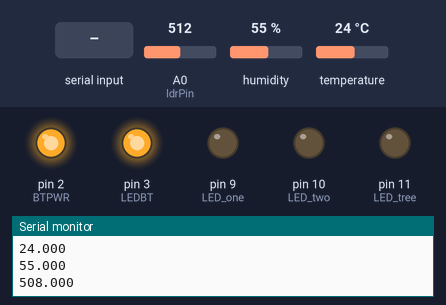
Recording of a sketch running on a simulated Arduino Uno, built with avr-gcc and run on an emulated ATmega328P. Shown: output pins drawn as LEDs (lit = HIGH), the last lines printed to the serial monitor. The test bench sets the inputs (shaded band); at power-on: A0 (ldrPin) = 512, humidity 55 %, temperature 24 °C.

Above: at 1.2 s.
1.3 s: "1\n" received over Serial
At 3.42 s:
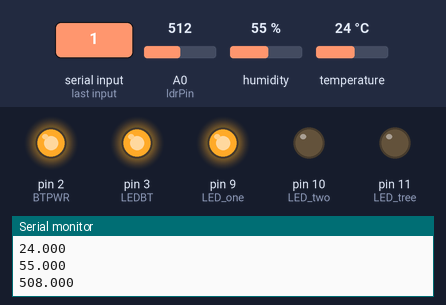
5.0 s: "3\n" received over Serial
At 7.1 s:
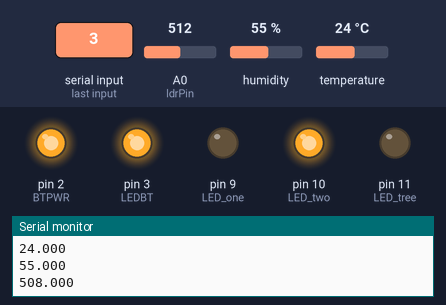
7.7 s: A0 (ldrPin) set to 998
9.2 s: A0 (ldrPin) set to 1010
At 10.4 s:
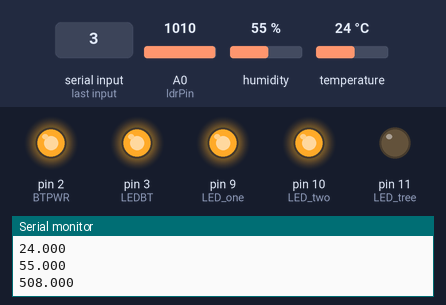
10.7 s: A0 (ldrPin) set to 900
At 11.6 s:
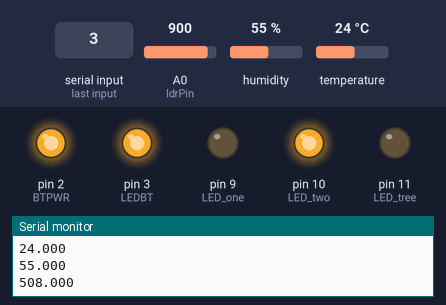
12.2 s: A0 (ldrPin) set to 1023
At 12.7 s:
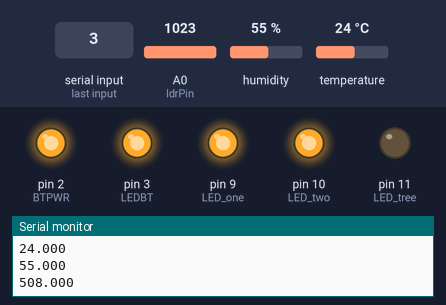
Timing chart, 0 to 14.7 s (numbered marks = the images above; inputs shaded):
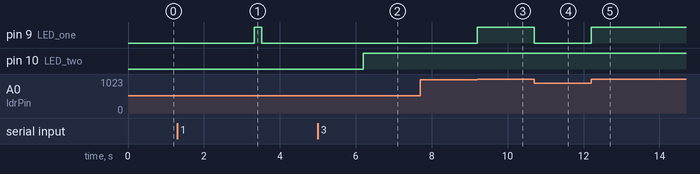

Measured:
- the behaviour switches between 1009 and 1010 on A0 (ldrPin) (found by bisection; images 2 and 3)
- after the input at 1.3 s, pin 9 (LED_one): LOW → HIGH after 2.0 s, → LOW 0.20 s later
- after the input at 5.0 s, pin 10 (LED_two): LOW → HIGH after 1.2 s
- after the input at 7.7 s, every drawn part: stays the same
- after the input at 9.2 s, pin 9 (LED_one): LOW → HIGH at once
- after the input at 10.7 s, pin 9 (LED_one): HIGH → LOW at once
- after the input at 12.2 s, pin 9 (LED_one): LOW → HIGH at once

The sketch:

domoticaSensoresRelay.ino
```cpp
#include <SoftwareSerial.h>
#include <DHT.h>

// Definimos el pin digital donde se conecta el sensor
#define DHTPIN 5
// Dependiendo del tipo de sensor
#define DHTTYPE DHT11
// Inicializamos el sensor DHT11
DHT dht(DHTPIN, DHTTYPE);
SoftwareSerial BT1(0,1); // RX, TX
const int LEDBT = 3;
const int BTPWR = 2;
//Bluetooth
char nombreBT[10] = "domotica";
char velocidad = '4';
char pin[5] = "0000";

// 8,9,10 para led
int LED_one = 9;
int LED_two = 10;
int LED_tree = 11;

int ldrPin = 0; // LDR en el pin analogico 0
int ldrValue = 0;

//variables para app web
String texto;
String dispositivo;
float  sensor1=1.1;
float sensor2=2.2;
float sensor3=3.3;

void setup() {
  Serial.begin (9600);      // inicializa el puerto serial a 9600 baudios
  /*Bluetooth configuracion*/
  pinMode(LEDBT, OUTPUT);//APAGA LOS PINES
  pinMode(BTPWR, OUTPUT);//APAGA LOS PINES

  digitalWrite(LEDBT, LOW);//VALOR BAJO
  digitalWrite(BTPWR, HIGH);//VALOR ALTO, PARA QUE EL BT ESTE ABAJO HASTA QUE EL PROGRAMA ESTE ARRIBA Y EL BT FUNCIONE
  Serial.begin(9600);

  digitalWrite(LEDBT, HIGH);
  /*FIN Bluetooth configuracion*/
  pinMode( LED_one, OUTPUT );
  pinMode( LED_two, OUTPUT );
  pinMode( LED_tree, OUTPUT );

  MsgSensoresInicialUNO();
  }


void loop() {
  ldrValue = analogRead(ldrPin);
  sensor1=dht.readTemperature();
    sensor2=dht.readHumidity();
//Serial.println(ldrValue);
if (ldrValue >= 1010){
digitalWrite(LED_one,HIGH);
}
else {
digitalWrite(LED_one,LOW);
}
  //mensaje que muestra valore een patlla, solo necesario para arduino LEONARDO
  //Msg("0.1");
  //MsgSensoresInicial();

        // send data only when you receive data SERIAL app WEB:
        if (Serial.available() > 0) {
                // read the incoming byte:
                texto=Serial.readString();
                if (texto.toInt()==1){
                  dispositivo="Encendido";
                  Serial.println(dispositivo);
                  delay(200);// milesimas segundo
                  dataSensor1();
                  delay(200);// milesimas segundo
                  Serial.println(sensor2,3);
                  delay(200);// milesimas segundo
                  Serial.println(sensor3,3);
                  delay(200);// milesimas segundo
                  switchOneOn();
                  delay(200);// milesimas segundo
                }
                if (texto.toInt()==2){
                  dispositivo="APAGADO";
                  Serial.println(dispositivo);
                  dataSensor1();
                  Serial.println(sensor2,3);
                  Serial.println(sensor3,3);
                  switchOneOff();
                }
                if (texto.toInt()==3){
                  dispositivo="Encendido";
                  Serial.println(dispositivo);
                  dataSensor1();
                  Serial.println(sensor2,3);
                  Serial.println(sensor3,3);
                  switchTwoOn();
                }
                if (texto.toInt()==4){
                  dispositivo="APAGADO";
                  Serial.println(dispositivo);
                  dataSensor1();
                  Serial.println(sensor2,3);
                  Serial.println(sensor3,3);
                  switchTwoOff();
                }
                if (texto.toInt()==5){
                  dispositivo="Monitoreo";
                  Serial.println(dispositivo);
                  dataSensor1();
                  dataSensor2();
                  dataSensor3();
                }
        }

        //*************
        BT1.listen();
        if(BT1.available()){
          char COM_value = Serial.read();
          controlPuertasLuces(COM_value);
        }

}

//****************funcion para imprimir en el setup de arduino LEONARDO********
void Msg(String msg)
{
  if( !Serial ) {
    for(int i=0; i<4;i++){

    Serial.println(msg);
    }
  }
}

void MsgSensoresInicial()
{
  if( !Serial ) {
    dispositivo="Arrancando";
                  Serial.println(0.1);
                  dataSensor1();
                  Serial.println(sensor2,3);
                  Serial.println(sensor3,3);
  }
}

void MsgSensoresInicialUNO()
{
dispositivo="Arrancando";
                  Serial.println(dispositivo);
                  dataSensor1();
                  dataSensor2();
                  dataSensor3();
}


//funcion que recibe para puertas o luces
void controlPuertasLuces(char COM_value){

                if( COM_value == 'a' )
                {
                    digitalWrite( LED_one, HIGH ); // HIGH VOLTAGE - TURNED ON
                }
                if( COM_value == 'b' )
                {
                    digitalWrite( LED_one, LOW ); // HIGH VOLTAGE - TURNED ON
                }

                if( COM_value == 'c' )
                {
                    digitalWrite( LED_two, HIGH ); // HIGH VOLTAGE - TURNED ON
                }
                if( COM_value == 'd' )
                {
                    digitalWrite( LED_two, LOW ); // HIGH VOLTAGE - TURNED ON
                }

                if( COM_value == 'e' )
                {
                     digitalWrite( LED_tree, HIGH ); // HIGH VOLTAGE - TURNED ON
                }
                if( COM_value == 'f' )
                {
                      digitalWrite( LED_tree, LOW ); // HIGH VOLTAGE - TURNED ON
                }

}
//***************************************************

//************ FUNCION ACTIVAR SWWITCH1 110V ***************
void switchOneOn(){
  //activar el switch 110v
    pinMode(LED_one, OUTPUT); // Configurar relay como salida o OUTPUT
    //Serial.println("switchON");
    delay(200);// milesimas segundo
    digitalWrite(LED_one, HIGH);
}
void switchOneOff(){
  //activar el switch 110v
    pinMode(LED_one, OUTPUT); // Configurar relay como salida o OUTPUT
    //Serial.println("switchOFF");
    delay(200);// milesimas segundo
    digitalWrite(LED_one, LOW);
}
//***************************

//************ FUNCION ACTIVAR SWWITCH2 110V ***************
void switchTwoOn(){
  //activar el switch 110v
    pinMode(LED_two, OUTPUT); // Configurar relay como salida o OUTPUT
    //Serial.println("switchON");
    delay(200);// milesimas segundo
    digitalWrite(LED_two, HIGH);
}
void switchTwoOff(){
  //activar el switch 110v
    pinMode(LED_two, OUTPUT); // Configurar relay como salida o OUTPUT
    //Serial.println("switchOFF");
    delay(200);// milesimas segundo
    digitalWrite(LED_two, LOW);
}
//***************************


//**********fucion que devuelve dato de un sensor (en este caso genera un dato random)***
void dataSensor1(){ ///TEMPERATURA
  sensor1=dht.readTemperature();
  Serial.println(sensor1,3);
}

void dataSensor2(){ //HUMEDAD %
    sensor2=dht.readHumidity();
  Serial.println(sensor2,3);
}

void dataSensor3(){ //INTENSIDAD DE LUZ
  ldrValue = analogRead(ldrPin);
    sensor3=1020-ldrValue;
  Serial.println(sensor3,3);
}
void dataSensorA(){
  //sensor1=random(30);
  //Serial.println(sensor1,3);

  //delay(5000);// Esperamos 5 segundos entre medidas
  // Leemos la humedad relativa
  float h = dht.readHumidity();
  // Leemos la temperatura en grados centígrados (por defecto)
  float t = dht.readTemperature();
  // Comprobamos si ha habido algún error en la lectura
  if (isnan(h) || isnan(t)) {
    Serial.println("Error obteniendo los datos del sensor DHT11");
    return;
  }
  Serial.print("Humedad: ");
  Serial.print(h);
  Serial.print(" %\t");
  Serial.print("Temperatura: ");
  Serial.print(t);
  Serial.println(" C");
}
```
